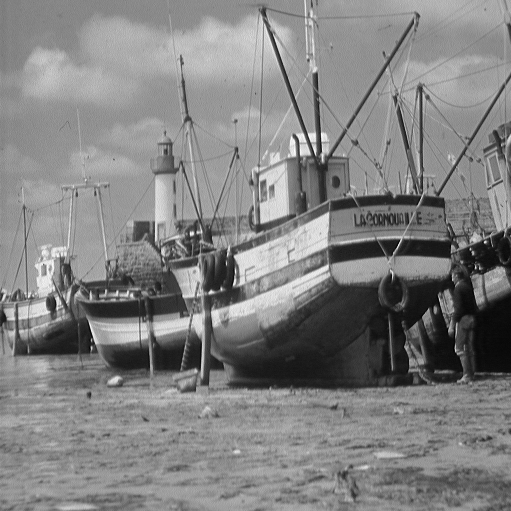
#> input picture IR2126_Practica5_MaxPuigSariдena/images/boat.511.tiff, 511 x 511 px
$ python ejercicio5.py
#> lines starting #> are read from the running program, lines starting #| are printed output that depends on the picture
"""
El ejemplo 4 de teoría muestra cómo aplicar
un filtro de paso bajo y un filtro de paso alto sobre una imagen para una frecuencia de corte dada.
Modifica una copia de dicho programa para que,
a partir de dos frecuencias de corte dadas, por ejemplo, 40 y 100,
 cree un filtro de paso bajo, un filtro de paso banda y un filtro de paso alto.
 Debes mostrar por pantalla los tres filtros y los resultados de aplicar los mismos
 de forma similar a como se hace en el ejemplo.

Para terminar, debes sumar los resultados de aplicar los tres filtros para obtener una sola imagen.
Comprueba con la función np.allclose que la imagen obtenida tras sumar los resultados
es exactamente la misma que la imagen original.
¿A qué propiedad de la transformada de Fourier se debe este resultado?
"""
# Objetivo:
# - Filtros paso bajo y paso alto


import skimage as ski
import matplotlib.pyplot as plt
import numpy as np
import scipy
import scipy.fft as fft


def crear_circulo_centrado(shape, radio):  # Asumo dimensiones impares
    filas = np.matrix(list(range(shape[0]))).T - shape[0] // 2
    cols = np.matrix(list(range(shape[1]))) - shape[1] // 2
    indices_dentro = np.power(filas, 2) + np.power(cols, 2) < radio ** 2
    circulo = np.zeros(shape)
    circulo[indices_dentro] = 1
    return circulo


FREQ_CORTE_EN_PIXELES_BAJO = 40
FREQ_CORTE_EN_PIXELES_ALTO = 100

imagen = ski.io.imread("images/boat.511.tiff")
#> imagen is the input picture: shape (511, 511); min 0, max 255, mean 129.7
imagen = ski.util.img_as_float(imagen)
FTimagen = fft.fft2(imagen)
FTimagen_centrada = fft.fftshift(FTimagen)

# Filtro paso bajo
mascara_centrada_bajo = crear_circulo_centrado(imagen.shape, FREQ_CORTE_EN_PIXELES_BAJO)
FT_imagen_filtradaBajo = FTimagen_centrada * mascara_centrada_bajo
imagen_filtrada_bajo = fft.ifft2(fft.ifftshift(FT_imagen_filtradaBajo))
imagen_filtrada_bajo_real = np.real(imagen_filtrada_bajo)
imagen_filtrada_bajo_imag = np.imag(imagen_filtrada_bajo)
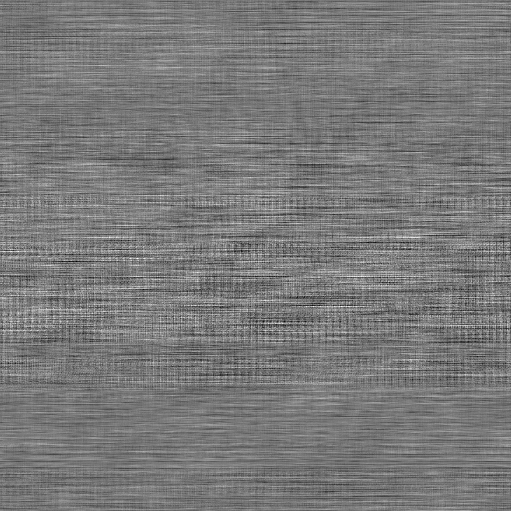
#> imagen_filtrada_bajo_imag: shape (511, 511) float64; min -1.15e-16, max 1.26e-16, mean -8.46e-35; drawn with min black and max white
if not np.allclose(imagen_filtrada_bajo_imag, np.zeros(imagen.shape)):
    print("Warning. Algo no está yendo bien!!")

# Filtro paso alto
mascara_centrada_alto = 1 - crear_circulo_centrado(imagen.shape, FREQ_CORTE_EN_PIXELES_ALTO)
FT_imagen_filtradaAlto = FTimagen_centrada * mascara_centrada_alto
imagen_filtrada_alto = fft.ifft2(fft.ifftshift(FT_imagen_filtradaAlto))
imagen_filtrada_alto_real = np.real(imagen_filtrada_alto)
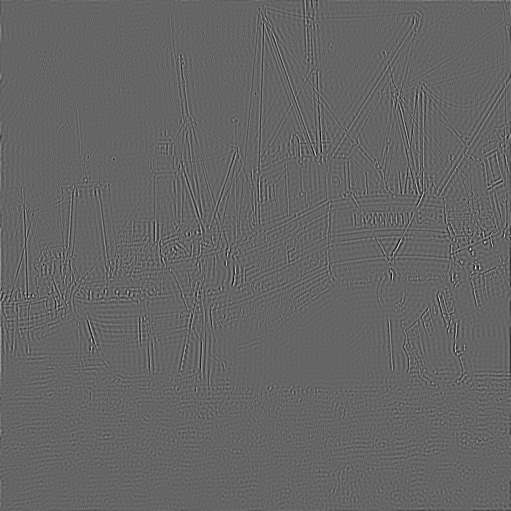
#> imagen_filtrada_alto_real: shape (511, 511) float64; min -0.34, max 0.512, mean -1.53e-19; drawn with min black and max white
imagen_filtrada_alto_imag = np.imag(imagen_filtrada_alto)
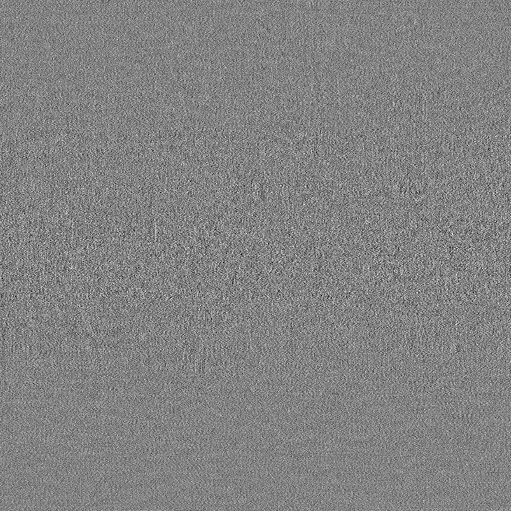
#> imagen_filtrada_alto_imag: shape (511, 511) float64; min -4.01e-17, max 3.8e-17, mean 1.13e-36; drawn with min black and max white
if not np.allclose(imagen_filtrada_alto_imag, np.zeros(imagen.shape)):
    print("Warning. Algo no está yendo bien!!")

# Filtro paso de banda
mascara_centrada_banda = 1-(mascara_centrada_bajo + mascara_centrada_alto)
FT_imagen_filtradaBanda = FTimagen_centrada * mascara_centrada_banda
imagen_filtrada_banda = fft.ifft2(fft.ifftshift(FT_imagen_filtradaBanda))
imagen_filtrada_banda_real = np.real(imagen_filtrada_banda)
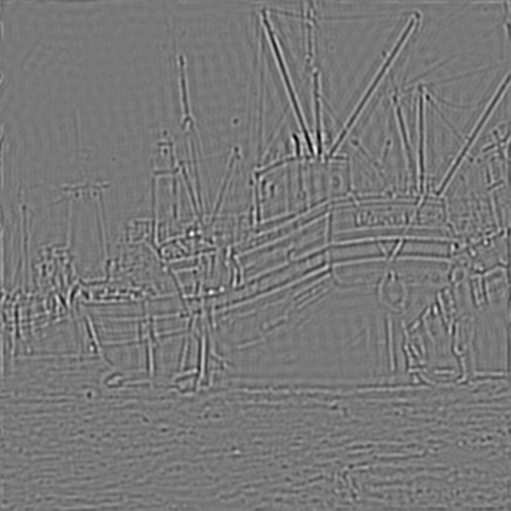
#> imagen_filtrada_banda_real: shape (511, 511) float64; min -0.485, max 0.538, mean -1.63e-19; drawn with min black and max white
imagen_filtrada_banda_imag = np.imag(imagen_filtrada_banda)
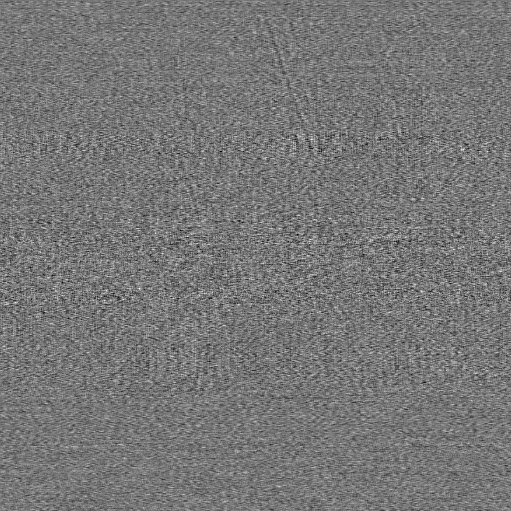
#> imagen_filtrada_banda_imag: shape (511, 511) float64; min -4.7e-17, max 5.37e-17, mean -4.53e-36; drawn with min black and max white
if not np.allclose(imagen_filtrada_banda_imag, np.zeros(imagen.shape)):
    print("Warning. Algo no está yendo bien!!")

# Imagen Suma
mascara_suma = mascara_centrada_bajo + mascara_centrada_alto + mascara_centrada_banda
FT_imagen_suma = FTimagen_centrada * mascara_suma
imagen_filtrada_suma = fft.ifft2(fft.ifftshift(FT_imagen_suma))
imagen_filtrada_suma_real = np.real(imagen_filtrada_suma)
imagen_filtrada_suma_imag = np.imag(imagen_filtrada_suma)
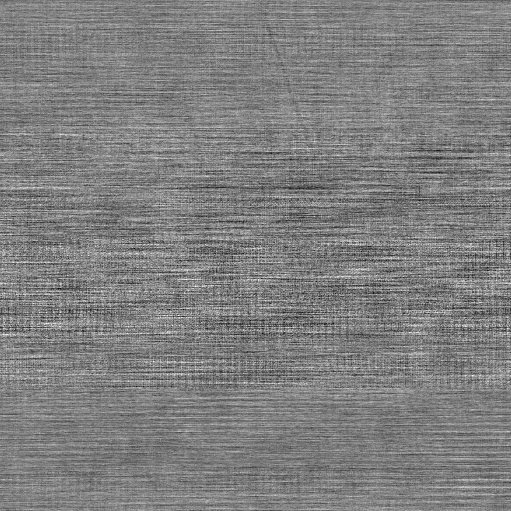
#> imagen_filtrada_suma_imag: shape (511, 511) float64; min -1.44e-16, max 1.43e-16, mean 6.04e-35; drawn with min black and max white
print(f'Imagen Suma == Imagen Original: {np.allclose(imagen_filtrada_suma_real, imagen)}')
#| Imagen Suma == Imagen Original: True

# Visulización de resultados
fig, axs = plt.subplots(4, 4, layout="constrained")
axs[0, 0].imshow(imagen, cmap=plt.cm.gray)
axs[0, 1].imshow(mascara_centrada_bajo, cmap=plt.cm.gray)
axs[0, 2].imshow(np.log(np.absolute(FT_imagen_filtradaBajo) + 1), cmap=plt.cm.gray)
axs[0, 3].imshow(imagen_filtrada_bajo_real, cmap=plt.cm.gray)

axs[1, 0].imshow(np.log(np.absolute(FTimagen_centrada) + 1), cmap=plt.cm.gray)
axs[1, 1].imshow(mascara_centrada_alto, cmap=plt.cm.gray)
axs[1, 2].imshow(np.log(np.absolute(FT_imagen_filtradaAlto) + 1), cmap=plt.cm.gray)
axs[1, 3].imshow(imagen_filtrada_alto_real, cmap=plt.cm.gray)  # Prueba a mostrar el valor absoluto

axs[2, 0].imshow(np.log(np.absolute(FTimagen_centrada) + 1), cmap=plt.cm.gray)
axs[2, 1].imshow(mascara_centrada_banda, cmap=plt.cm.gray)
axs[2, 2].imshow(np.log(np.absolute(FT_imagen_filtradaBanda) + 1), cmap=plt.cm.gray)
axs[2, 3].imshow(imagen_filtrada_banda_real, cmap=plt.cm.gray)  # Prueba a mostrar el valor absoluto

axs[3, 1].imshow(imagen, cmap=plt.cm.gray)
axs[3, 2].imshow(imagen_filtrada_suma_real, cmap=plt.cm.gray)


for a in axs.ravel():
    a.set_axis_off()
plt.show()
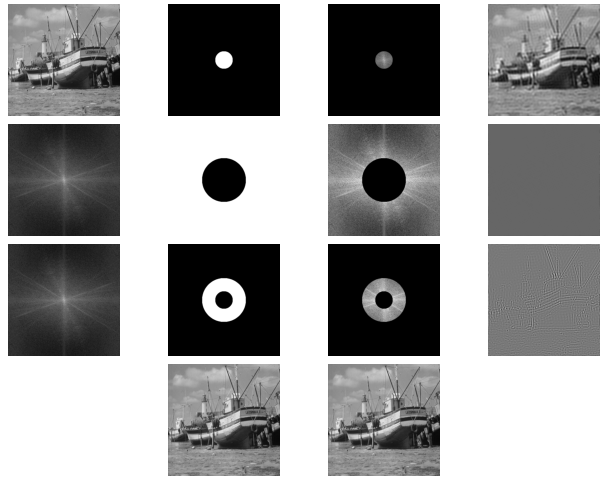
#> figure drawn by matplotlib, 14 panels
